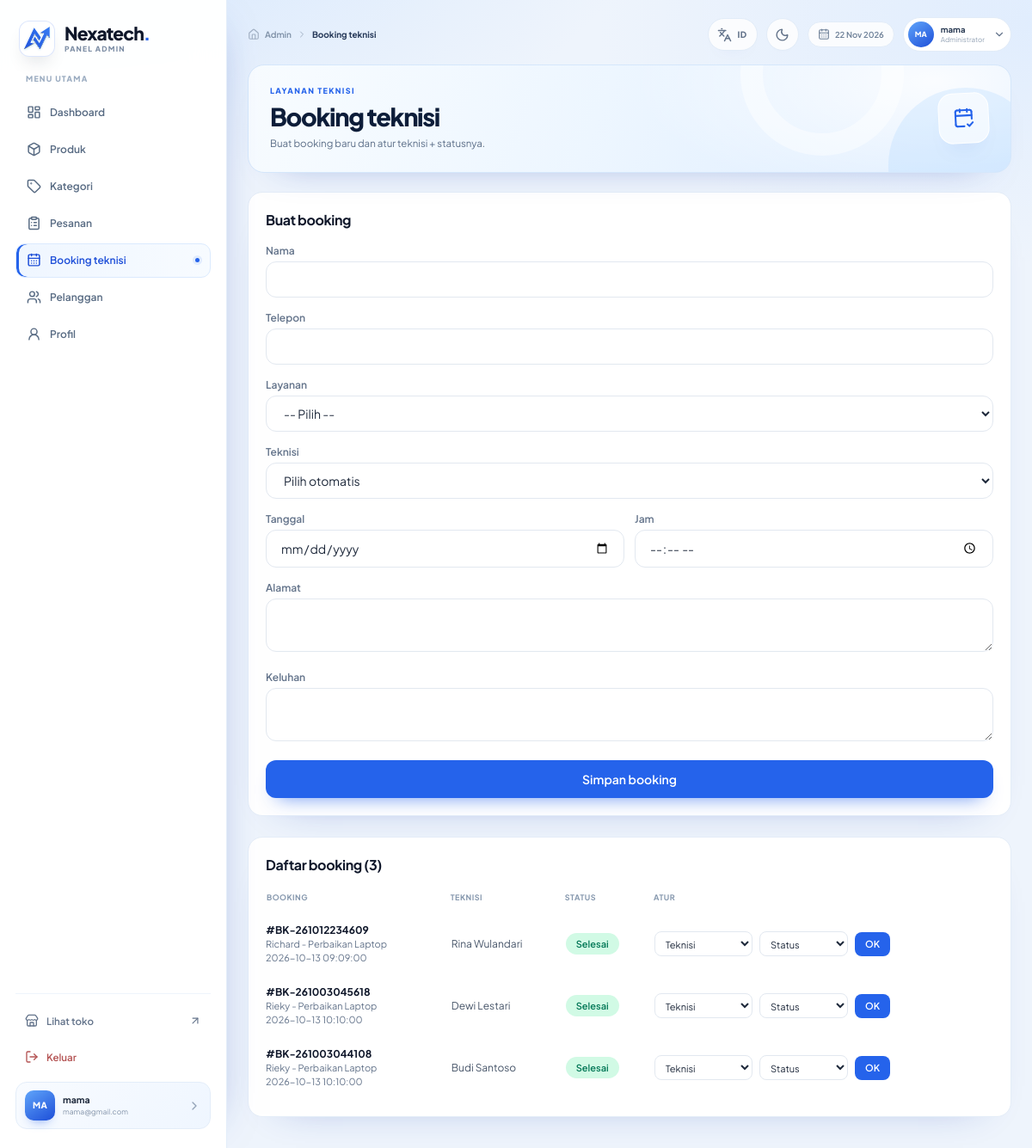
Page /views/admin/booking.php (signed in) on the committed database.
### tables this page shows
CREATE TABLE `bookings` (
  `booking_id` int NOT NULL AUTO_INCREMENT,
  `no_booking` varchar(30) NOT NULL,
  `customer_name` varchar(100) NOT NULL,
  `phone` varchar(20) NOT NULL,
  `service_id` int NOT NULL,
  `technician_id` int DEFAULT NULL,
  `address` text NOT NULL,
  `tanggal` date NOT NULL,
  `jam` time NOT NULL,
  `keluhan` text,
  `status` varchar(20) DEFAULT 'Menunggu',
  `created_at` datetime DEFAULT CURRENT_TIMESTAMP,
  PRIMARY KEY (`booking_id`),
  KEY `service_id` (`service_id`),
  KEY `technician_id` (`technician_id`),
  CONSTRAINT `bookings_ibfk_1` FOREIGN KEY (`service_id`) REFERENCES `services` (`service_id`),
  CONSTRAINT `bookings_ibfk_2` FOREIGN KEY (`technician_id`) REFERENCES `technicians` (`technician_id`) ON DELETE SET NULL
);

CREATE TABLE `services` (
  `service_id` int NOT NULL AUTO_INCREMENT,
  `service_name` varchar(150) NOT NULL,
  `base_price` decimal(12,2) NOT NULL,
  `description` text,
  PRIMARY KEY (`service_id`) USING BTREE
);

CREATE TABLE `technicians` (
  `technician_id` int NOT NULL AUTO_INCREMENT,
  `technician_name` varchar(100) NOT NULL,
  `specialty` varchar(100) DEFAULT NULL,
  `photo_url` varchar(500) DEFAULT NULL,
  `phone` varchar(20) DEFAULT NULL,
  `rating` decimal(2,1) DEFAULT '5.0',
  `status` varchar(20) DEFAULT 'tersedia',
  PRIMARY KEY (`technician_id`)
);

### repositories/dashboard.php (called while the page is built, shortened)
<?php
function get_status_color($status) {
    if ($status == 'Dikirim' || $status == 'Selesai') {
        return 'bg-emerald-100 text-emerald-700';
    }
    return 'bg-slate-100 text-slate-600';
}

### views/admin/booking.php (the view, shortened to what this page needs)
<?php
require_once __DIR__ . "/../../repositories/dashboard.php";
require_once __DIR__ . "/../../components/admin/layout_admin.php";
$query = mysqli_query($conn, "SELECT b.booking_id, b.no_booking, b.customer_name, b.phone, b.address, b.tanggal, b.jam, b.status, s.service_name, t.technician_name
                              FROM bookings b
                              LEFT JOIN services s ON b.service_id = s.service_id
                              LEFT JOIN technicians t ON b.technician_id = t.technician_id
                              ORDER BY b.created_at DESC");
$booking = [];
while ($row = mysqli_fetch_assoc($query)) {
    $booking[] = $row;
}
?>
<div class="grid grid-cols-1 xl:grid-cols-12 gap-6 items-start">
    <form action="/PWL-SAS/actions/save_booking.php" method="POST" class="xl:col-span-4 bg-white rounded-2xl border border-slate-100 p-5 space-y-4">
        <h2 class="font-bold text-slate-900">Buat booking</h2>
        <div>
            <label class="block text-xs text-slate-500 mb-1">Nama</label>
            <input type="text" name="nama" required class="w-full border border-slate-200 rounded-xl px-4 py-2.5 text-sm focus:outline-none focus:border-brand-500">
        </div>
        <div>
            <label class="block text-xs text-slate-500 mb-1">Telepon</label>
            <input type="text" name="telepon" required class="w-full border border-slate-200 rounded-xl px-4 py-2.5 text-sm focus:outline-none focus:border-brand-500">
        </div>
        <div>
            <label class="block text-xs text-slate-500 mb-1">Layanan</label>
            <select name="service_id" required class="w-full border border-slate-200 rounded-xl px-4 py-2.5 text-sm focus:outline-none focus:border-brand-500">
                <option value="">-- Pilih --</option>
            </select>
        </div>
        <div>
            <label class="block text-xs text-slate-500 mb-1">Teknisi</label>
            <select name="technician_id" class="w-full border border-slate-200 rounded-xl px-4 py-2.5 text-sm focus:outline-none focus:border-brand-500">
                <option value="0">Pilih otomatis</option>
            </select>
        </div>
        <div class="grid grid-cols-2 gap-3">
            <div>
                <label class="block text-xs text-slate-500 mb-1">Tanggal</label>
                <input type="date" name="tanggal" required min="<?php echo date("Y-m-d"); ?>" class="w-full border border-slate-200 rounded-xl px-4 py-2.5 text-sm focus:outline-none focus:border-brand-500">
            </div>
            <div>
                <label class="block text-xs text-slate-500 mb-1">Jam</label>
                <input type="time" name="jam" required class="w-full border border-slate-200 rounded-xl px-4 py-2.5 text-sm focus:outline-none focus:border-brand-500">
            </div>
        </div>
        <div>
            <label class="block text-xs text-slate-500 mb-1">Alamat</label>
            <textarea name="alamat" rows="2" required class="w-full border border-slate-200 rounded-xl px-4 py-2.5 text-sm focus:outline-none focus:border-brand-500"></textarea>
        </div>
        <div>
            <label class="block text-xs text-slate-500 mb-1">Keluhan</label>
            <textarea name="keluhan" rows="2" class="w-full border border-slate-200 rounded-xl px-4 py-2.5 text-sm focus:outline-none focus:border-brand-500"></textarea>
        </div>
        <button class="w-full bg-brand-600 hover:bg-brand-700 text-white text-sm font-semibold py-3 rounded-xl">Simpan booking</button>
    </form>
    <div class="xl:col-span-8 bg-white rounded-2xl border border-slate-100 p-5">
        <h2 class="font-bold text-slate-900 mb-4">Daftar booking (<?php echo count($booking); ?>)</h2>
        <div class="overflow-x-auto">
            <table class="w-full text-xs">
                <thead>
                    <tr class="text-left text-slate-500 border-b border-slate-100">
                        <th class="py-2 font-medium">Booking</th>
                        <th class="py-2 font-medium">Teknisi</th>
                        <th class="py-2 font-medium">Status</th>
                        <th class="py-2 font-medium">Atur</th>
                    </tr>
                </thead>
                <tbody>
                    <?php foreach ($booking as $b) { ?>
                        <tr class="border-b border-slate-50 last:border-0">
                            <td class="py-3">
                                <p class="font-bold text-slate-900">#<?php echo htmlspecialchars($b["no_booking"]); ?></p>
                                <p class="text-[11px] text-slate-500"><?php echo htmlspecialchars($b["customer_name"]); ?> - <?php echo htmlspecialchars($b["service_name"] ?? "-"); ?></p>
                                <p class="text-[11px] text-slate-500"><?php echo $b["tanggal"]; ?> <?php echo $b["jam"]; ?></p>
                            </td>
                            <td class="py-3 text-slate-600"><?php echo htmlspecialchars($b["technician_name"] ?? "Belum ada"); ?></td>
                            <td class="py-3">
                                <span class="text-[11px] font-semibold px-3 py-1.5 rounded-full <?php echo get_status_color($b["status"]); ?>">
                                    <?php echo htmlspecialchars($b["status"]); ?>
                                </span>
                            </td>
                            <td class="py-3">
                                <form action="/PWL-SAS/actions/update_booking.php" method="POST" class="flex gap-2 items-center">
                                    <select name="technician_id" class="border border-slate-200 rounded-lg px-2 py-1.5 text-[11px]">
                                        <option value="0">Teknisi</option>
                                    </select>
                                    <select name="status" class="border border-slate-200 rounded-lg px-2 py-1.5 text-[11px]">
                                        <option value="">Status</option>
                                    </select>
                                    <button class="bg-brand-600 hover:bg-brand-700 text-white text-[11px] font-semibold px-3 py-1.5 rounded-lg">OK</button>
                                </form>
                            </td>
                        </tr>
                    <?php } ?>
                </tbody>
            </table>
        </div>
    </div>
</div>

### assets/css/admin.css (style rules this page uses)
:root { --brand-50: #eff6ff; --brand-100: #dbeafe; --brand-200: #bfdbfe; --brand-500: #3b82f6; --brand-600: #2563eb; --brand-700: #1d4ed8; --brand-800: #1e40af; --brand-900: #1e3a8a; --navy: #0f1f3d; --muted: #64748b; --line: #e5edf7; --surface: #ffffff; --page-bg: #eef4fc; }
* { box-sizing: border-box; }
html { scroll-behavior: smooth; }
body.admin-shell { margin: 0; min-height: 100vh; color: var(--navy); background: radial-gradient(1100px 600px at 8% -10%, rgba(191, 219, 254, 0.55), transparent 60%), radial-gradient(900px 500px at 100% 2%, rgba(219, 234, 254, 0.7), transparent 56%), var(--page-bg); font-family: "Plus Jakarta Sans", ui-sans-serif, system-ui, -apple-system, sans-serif; -webkit-font-smoothing: antialiased; }
button, input, select, textarea { font: inherit; }
button, a { -webkit-tap-highlight-color: transparent; }
button { cursor: pointer; }
.admin-main .bg-white { border-color: #e4edf8 !important; box-shadow: 0 20px 46px -40px rgba(30, 64, 175, 0.48); }
.admin-main .rounded-2xl { border-radius: 17px; }
.admin-main h2.font-bold { letter-spacing: -0.025em; }
.admin-main table { border-collapse: separate; border-spacing: 0; }
.admin-main thead th { padding-top: 2px; padding-bottom: 10px !important; color: #8597ad !important; font-size: 9px !important; font-weight: 700 !important; letter-spacing: 0.055em; text-transform: uppercase; }
.admin-main tbody tr { transition: background 0.16s ease; }
.admin-main tbody tr.border-b { border-color: #eef4fb !important; }
.admin-main tbody td { padding-left: 2px; padding-right: 8px; }
.admin-main tbody td:first-child { padding-left: 0; }
.admin-main tbody td:last-child { padding-right: 0; }
.admin-main input, .admin-main select, .admin-main textarea { color: #1e293b; background-color: #fff; transition: border-color 0.18s ease, box-shadow 0.18s ease, background 0.18s ease; }
.admin-main input::placeholder, .admin-main textarea::placeholder { color: #a4b2c3; }
.admin-main label { font-weight: 600; }
.admin-main button, .admin-main a { transition: background 0.18s ease, border-color 0.18s ease, color 0.18s ease, box-shadow 0.18s ease, transform 0.18s ease; }
.admin-main .bg-brand-600, .admin-main .bg-brand-700 { color: #fff !important; box-shadow: 0 12px 22px -14px rgba(37, 99, 235, 0.85); }

### rows in the picture
bookings: no_booking "BK-261012234609", customer_name "Richard", service.service_name "Perbaikan Laptop", tanggal "2026-10-13", jam "09:09:00", technician.technician_name "Rina Wulandari", status "Selesai"
bookings: no_booking "BK-261003045618", customer_name "Rieky", service.service_name "Perbaikan Laptop", tanggal "2026-10-13", jam "10:10:00", technician.technician_name "Dewi Lestari", status "Selesai"
bookings: no_booking "BK-261003044108", customer_name "Rieky", service.service_name "Perbaikan Laptop", tanggal "2026-10-13", jam "10:10:00", technician.technician_name "Budi Santoso", status "Selesai"

### other values in the picture
$m[0] "Dashboard"
$m[0] "Produk"
$m[0] "Kategori"
$m[0] "Pesanan"
$m[0] "Booking teknisi"
$m[0] "Pelanggan"
$m[0] "Profil"
$inisial "MA"
$nama "mama"
$email "mama@gmail.com"
$judul "Booking teknisi"
$pageEyebrow "LAYANAN TEKNISI"
$desc "Buat booking baru dan atur teknisi + statusnya."
count($booking) "3"
